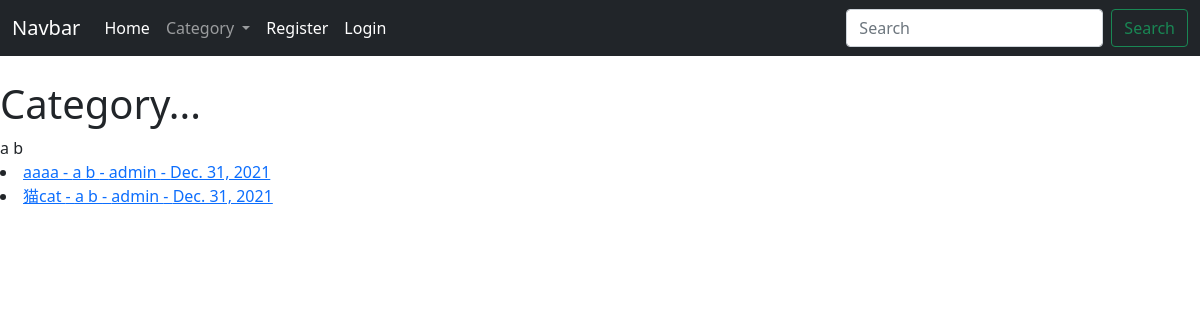
Screenshot of /category/a b/ with the database file from the repository.
### theblog/models.py (models this page shows, shortened)
class Post(models.Model):
    title = models.CharField(max_length=255)
    title_tag = models.CharField(max_length=255, default="My Freakin' Awesome Blog!")
    author = models.ForeignKey(User, on_delete=models.CASCADE)
    body = RichTextField(blank=True, null=True)
    post_date = models.DateField(auto_now_add=True)
    category = models.CharField(max_length=255, default='coding')
    snippet = models.CharField(max_length=255, default='Click Link Above To Read Blog Post...')
    likes = models.ManyToManyField(User, related_name='blog_posts')

### theblog/views.py (the view)
# urls.py: path('category/<str:cats>/', CategoryView, name='category'),
def CategoryView(request, cats):
    category_posts = Post.objects.filter(category=cats)
    cat_menu = Category.objects.all()
    return render(request, 'categories.html', {'cats':cats, 'category_posts':category_posts, 'cat_menu':cat_menu})

### theblog/models.py (called while the page is built)
    def __str__(self):
        return self.name

### theblog/templates/categories.html (shortened to what this page needs)
{% extends 'base.html' %}
{% block content %}
<h1>Category...</h1>
{{ cats }}
{% for post in category_posts %}
    <li><a href="{% url 'article-detail' post.pk %}">
    {{ post.title }} - {{ post.category }} - {{ post.author }} - {{ post.post_date }}
{% endfor %}
{% endblock %}

### rows the page displays
Post: title "aaaa", category "a b", author "admin", post_date "Dec. 31, 2021"
Post: title "猫cat", category "a b", author "admin", post_date "Dec. 31, 2021"

### other values shown
{{ cats }} "a b"
